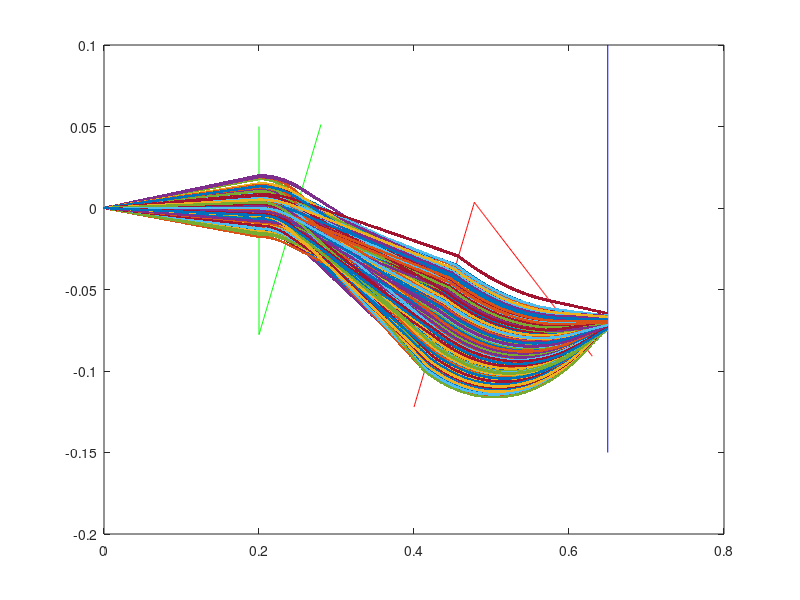

Write MATLAB code to recreate this figure.
clc; clear all; close all;



B = 0.3; %magneticka indukce, musime zvolit [T]
E = 40000; %intenzita elektrostatickeho pole, musime zvolit [V/m]
n = 1000; %pocet iontu
poziceDetektoru = 0.65;


delkaLetoveTrubice = 0.2;
z = 1;
q = 1* 1.6021766208e-19;%naboj iontu


m = 164; %hmotnost iontu v Daltonech, prvni trojcisli VUTID
Ek = 3; %kineticka energie iontu v kev, soucet poslednich dvou nenulovych cislic VUTID
rozptyl_Ek = 0.4 * (1+6+4+2+1+2)/6; %rozptyl kineticke enregie iontu
rozptyl_Osa = 0.1 * (1+6+4+2+1+2); %uhlovy rozptyl iontu od centralni osy zarizeni, stupne

%prevody jednotek
q = 0.001*z; %prevod q na keV
q = q/6.2415064799632e15; %q na jouly
m = m*1.6605e-27; %prevod Daltonu na kg
Ek = Ek/6.2415064799632e15; %Ek na Jouly
rozptyl_Ek = rozptyl_Ek/6.2415064799632e15; %rozptyl Ek na Jouly



rozptylIontu = normrnd(0, rozptyl_Osa, [1, n]);
normaly = tan(deg2rad(rozptylIontu));

rozptylenaEk = normrnd(Ek, rozptyl_Ek, [1, n]);


delka = 0:0.001:0.2;
x = ones(length(delka), n);
y = [];

primkaElPole2 = @(x) 1.6116 * x -0.4;

primkaMagnet1 =  @(x) 1.6116 * x - 0.7667;

primkaMagnet2 = @(x) -0.6205 * x + 0.3;


%vyznaceni magnetickych a elektrickych casti
figure
plot(0.2:0.001:0.28,primkaElPole2(0.2:0.001:0.28), 'g')
xlim([0 0.8])
hold on
plot(0.4:0.001:0.478,primkaMagnet1(0.4:0.001:0.478), 'r')
plot(0.478:0.001:0.63,primkaMagnet2(0.478:0.001:0.63), 'r')
line([0.2 0.2], [-0.07768 0.05], 'Color','g');
line([poziceDetektoru poziceDetektoru], [-0.15 0.1], 'Color','blue');

%vypocet polomeru kruznic
rElek = (2*rozptylenaEk)/(q*E);
rMagnet = (sqrt(2*m*rozptylenaEk))/(q*B);

%hodnoty na y ose pro vypocet pozice detektoru
poziceIontuNaDetektoru = [];

for i = 1:n
    y = [];
    delkovyIterator = 0;
    
    %letova trubice
    for j = 0:0.001:0.2
        y = [y; j.*normaly(i)];
        delkovyIterator = delkovyIterator + 0.001;
    end
    
    %elektricke pole
    pocatek = y(end, :);
    
    for j = 0:0.001:rElek(i)
        %vykresleni kruznice
        y = [y; sqrt(rElek(i)*rElek(i) - j*j)-rElek(i)+pocatek];
        delkovyIterator = delkovyIterator + 0.001;
        if y(end)<primkaElPole2(delkovyIterator)
            smerY =y(end) - y(end-1);
            break;
        end
    end
    %vypocet smernice pro cestu mezi elektro a magnetem
    smerY =y(end) - y(end-1);
    
    %cesta z elektrostaticke do magneticke casti
    while y(end)>primkaMagnet1(delkovyIterator)
        y = [y; y(end)+smerY];
        delkovyIterator = delkovyIterator + 0.001;
    end
    
    %osetreni bugu
    if y(end)<-0.1
        continue
    end
    
    %a hura do magneticke casti
    pocatek = y(end, :);
    %pocatekKruznice = rad2deg(atan(abs(smerY/0.001) + -0.6205));
    smerY = 'n';
    for j = (-(rMagnet(i)*31.28/90)+0.001:0.001:rMagnet(i))
        nuloveY = rMagnet(i) - sqrt(rMagnet(i)*rMagnet(i) - ((rMagnet(i)*31.28/90))*((rMagnet(i)*31.28/90)));
        y = [y; -sqrt(rMagnet(i)*rMagnet(i) - j*j)+rMagnet(i)+pocatek-nuloveY];
        delkovyIterator = delkovyIterator + 0.001;
        if y(end)>primkaMagnet2(delkovyIterator)
            smerY =y(end) - y(end-1);
            break;
        end
        
    end
    
    %osetreni bugu
    if smerY == 'n'
        continue
    end
    
    %detektooor
    while delkovyIterator<=1
        y = [y; y(end) + smerY];
        delkovyIterator = delkovyIterator + 0.001;
        if delkovyIterator > poziceDetektoru
            poziceIontuNaDetektoru = [poziceIontuNaDetektoru y(end)];
            break
        end
    end
    
    
    %vykresleni trajektorie daneho iontu
    plot(0:0.001:(length(y)-1)/1000, y, '.')
    hold on
    
end

%vypocet smerodatne odchylky v miste detektoru
disp(['Smerodatna odchylka iontu v miste detektoru je : ' num2str(std(poziceIontuNaDetektoru))])
